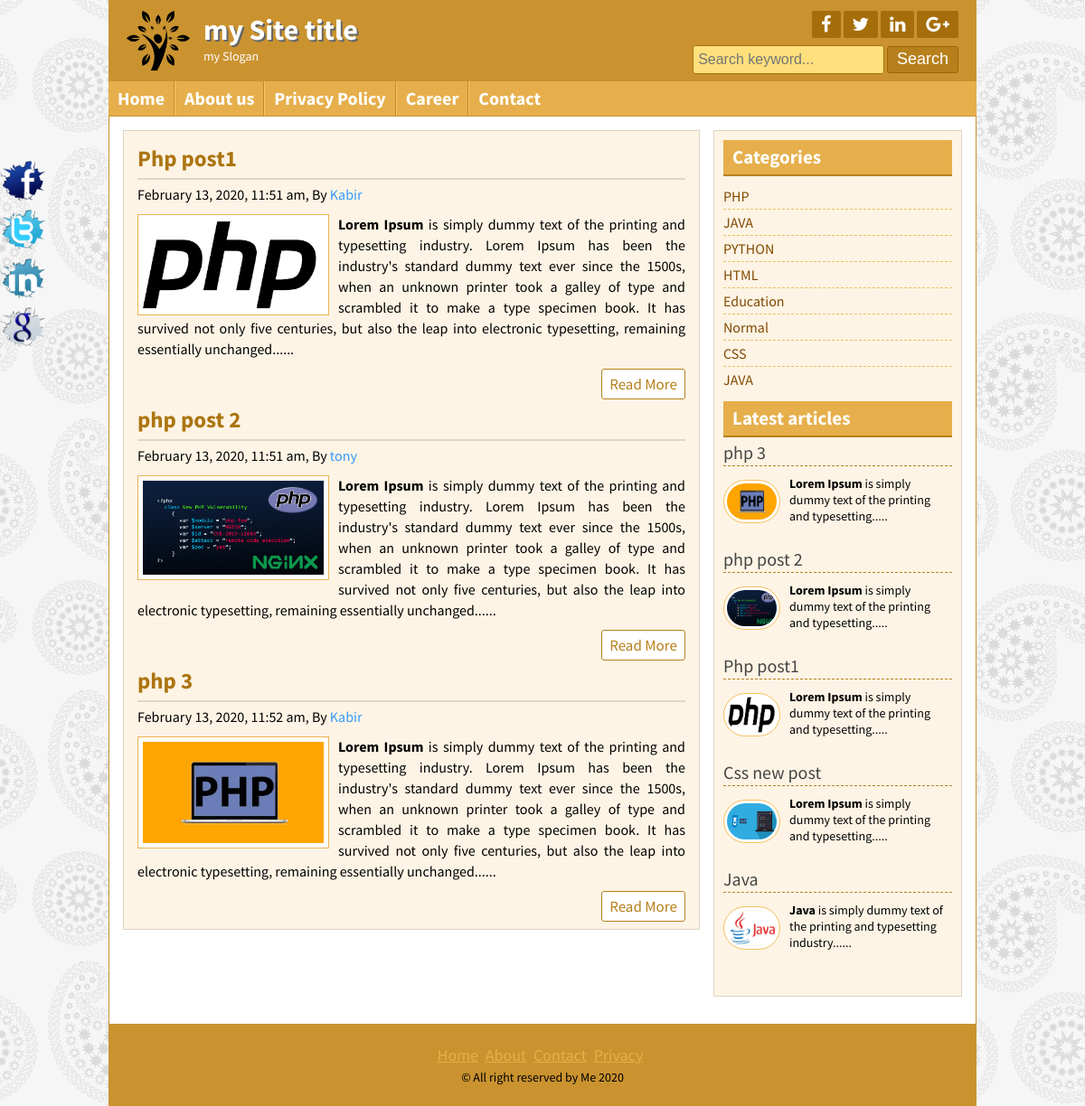
/posts.php?category=1, run on the app's committed database.
### tables this page shows
CREATE TABLE `title_slogan` (
  `id` int(11) NOT NULL,
  `title` varchar(255) NOT NULL,
  `slogan` varchar(255) NOT NULL,
  `logo` varchar(255) NOT NULL
);

CREATE TABLE `social` (
  `id` int(11) NOT NULL,
  `fb` varchar(255) NOT NULL,
  `tw` varchar(255) NOT NULL,
  `ln` varchar(255) NOT NULL,
  `gp` varchar(255) NOT NULL
);

CREATE TABLE `pages` (
  `id` int(11) NOT NULL,
  `page_name` varchar(255) NOT NULL,
  `content` text NOT NULL
);

CREATE TABLE `post` (
  `id` int(11) NOT NULL,
  `cat` int(11) NOT NULL,
  `title` varchar(255) NOT NULL,
  `body` text NOT NULL,
  `image` varchar(255) NOT NULL,
  `author` varchar(50) NOT NULL,
  `tags` varchar(255) NOT NULL,
  `date` timestamp NOT NULL DEFAULT current_timestamp(),
  `userid` int(11) NOT NULL
);

CREATE TABLE `category` (
  `id` int(11) NOT NULL,
  `c_name` varchar(50) NOT NULL
);

CREATE TABLE `copyright` (
  `id` int(11) NOT NULL,
  `text` varchar(255) NOT NULL
);

### lib/Database.php (called while the page is built, shortened)
<?php
Class Database{
	public $host   = DB_HOST;
	public $user   = DB_USER;
	public $pass   = DB_PASS;
	public $dbname = DB_NAME;
	public $link;
	private function connectDB(){
	$this->link = new mysqli($this->host, $this->user, $this->pass, $this->dbname);
 }
	public function select($query){
		$result = $this->link->query($query) or die($this->link->error.__LINE__);
		if($result->num_rows > 0){
			return $result;
		} else {
			return false;
		}
	}
}

### helpers/Format.php (called while the page is built, shortened)
<?php
class Format
{
	public function formatDate($date)
	{
		return date('F j, Y, g:i a', strtotime($date))	;
	}
	public function textShorten($text, $limit = 400)
	{
		$text = $text. " ";
		$text = substr($text, 0, $limit);
		$text = substr($text, 0, strrpos($text, " "));
		$text = $text. ".....";
		return $text;
	}
}
?>

### posts.php (the view)
<?php include 'inc/header.php';?>
<?php
if (!isset($_GET['category']) || $_GET['category']== NULL) {
	header("Location: 404.php");
}else{
	$id = $_GET['category'];
}
?>
<div class="contentsection contemplete clear">
	<div class="maincontent clear">
<?php
		$query = "SELECT * FROM post WHERE cat='$id'";
		$post = $db->select($query);
		if ($post) {
			while ( $result = $post->fetch_assoc()) { ?>
		<div class="samepost clear">
					<h2><a href="post.php?id=<?php echo $result['id']; ?>"><?php echo $result['title']; ?></a></h2>
					<h4><?php echo $fm->formatDate($result['date']); ?>, By <a href="#"><?php echo $result['author']; ?></a></h4>
					<a href="#"><img src="admin/<?php echo $result['image'];?>" alt="post image"/></a>
					<p>
						<?php echo $fm->textShorten($result['body']); ?>
					</p>
					<div class="readmore clear">
						<a href="post.php?id=<?php echo $result['id']; ?>">Read More</a>
					</div>
		</div>
	<?php } } else{echo "No Post Available!"; } ?>
	</div>
			<?php include 'inc/sidebar.php';?>
</div>
	<?php include 'inc/footer.php';?>

### inc/header.php (shortened to what this page needs)
<?php
include 'lib/Database.php';
include 'helpers/Format.php';
?>
<?php
$db = new Database();
$fm = new Format();
?>
<!DOCTYPE html>
<html>
<head>
	<?php include 'scripts/css.php'; ?>
</head>
<body>
	<div class="headersection templete clear">
		<a href="index.php">
			<div class="logo">
				<?php
				$query = "SELECT * FROM title_slogan WHERE id = '1' ";
				$selectLogo = $db->select($query);
				if ($selectLogo) {
					while ( $result = $selectLogo->fetch_assoc()) {?>
						<img src="admin/<?php echo $result['logo']; ?>" alt="Logo"/>
						<h2><?php echo $result['title']; ?></h2>
						<p><?php echo $result['slogan']; ?></p>
					<?php } } ?>
				</div>
			</a>
			<div class="social clear">
				<div class="icon clear">
					<?php
					$query = "SELECT * FROM social WHERE id = '1' ";
					$socialData = $db->select($query);
					if ($socialData) {
						while ($result = $socialData->fetch_assoc()) {?>
							<a href="<?php echo $result['fb']; ?>" target="_blank"><i class="fa fa-facebook"></i></a>
							<a href="<?php echo $result['tw']; ?>" target="_blank"><i class="fa fa-twitter"></i></a>
							<a href="<?php echo $result['ln']; ?>" target="_blank"><i class="fa fa-linkedin"></i></a>
							<a href="<?php echo $result['gp']; ?>" target="_blank"><i class="fa fa-google-plus"></i></a>
						<?php }}?>
					</div>
					<div class="searchbtn clear">
						<form action="search.php" method="GET">
							<input type="text" name="search" placeholder="Search keyword..."/>
							<input type="submit" name="submit" value="Search"/>
						</form>
					</div>
				</div>
			</div>
			<div class="navsection templete">
				<?php
				$path = $_SERVER['SCRIPT_FILENAME'];
				$currentpage = basename($path, '.php');
				?>
				<ul>
					<li><a <?php
					if ($currentpage == 'index') {
						echo "id = 'active'" ;
					}
					?>href="index.php">Home</a></li>
					<?php $query = "SELECT * FROM pages";
					$pages = $db->select($query);
					if ($pages) {
						while ($result = $pages->fetch_assoc()) { ?>
							<li><a
								<?php
								if (isset($_GET['page']) && $_GET['page'] == $result['id']) {
									echo "id = 'active'" ;
								} ?>
								href="page.php?page=<?php echo $result['id']; ?>"><?php echo $result['page_name']; ?></a></li>
							<?php }}?>
							<li><a
								<?php
								if ($currentpage == 'contact_us') {
									echo "id = 'active'" ;
								} ?>href="contact_us.php">Contact</a></li>
							</ul>
						</div>

### inc/sidebar.php
<div class="sidebar clear">
	<div class="samesidebar clear">
		<h2>Categories</h2>
		<ul>
			<?php
			$query = "SELECT *FROM category";
			$category = $db->select($query);
			if ($category) {
				while ( $result = $category->fetch_assoc()) { ?>
					<li><a href="posts.php?category=<?php echo $result['id'];?>"><?php echo $result['c_name'];?></a></li>
				<?php } } else { ?>
					<li>No category Created! </li>
				<?php }?>
			</ul>
		</div>
		<div class="samesidebar clear">
			<h2>Latest articles</h2>
			<?php
				$query = "SELECT * FROM post ORDER BY id DESC LIMIT 5";
				$post = $db->select($query);
				if ($post) {
			while ( $result = $post->fetch_assoc()) { ?>
			<div class="popular clear">
				<h3><a href="post.php?id=<?php echo $result['id'];?>"><?php echo $result['title'];?></a></h3>
				<a href="post.php?id=<?php echo $result['id'];?>"><img src="admin/<?php echo $result['image'];?>" alt="post image"/></a>
				<p><?php echo $fm->textshorten($result['body'], 100);?></p>
			</div>
          <?php } } else{ header("Location: 404.php");} ?>
		</div>
	</div>

### inc/footer.php (shortened to what this page needs)
<div class="footersection templete clear">
	  <div class="footermenu clear">
		<ul>
			<li><a href="index.php">Home</a></li>
			<li><a href="about.php">About</a></li>
			<li><a href="contact.php">Contact</a></li>
			<li><a href="#">Privacy</a></li>
		</ul>
	  </div>
		<?php
              $query = "SELECT * FROM copyright WHERE id = '1' ";
                    $copyright = $db->select($query);
                    if ($copyright) {
                        while ($result = $copyright->fetch_assoc()) {?>
	  <p>&copy; <?php echo $result['text']; ?> <?php echo date('Y'); ?> </p>
	<?php }}?>
	</div>
	<div class="fixedicon clear">
		<?php
                    $query = "SELECT * FROM social WHERE id = '1' ";
                    $socialData = $db->select($query);
                    if ($socialData) {
                        while ($result = $socialData->fetch_assoc()) {?>
		<a href="<?php echo $result['fb']; ?>"><img src="images/fb.png" alt="Facebook"/></a>
		<a href="<?php echo $result['tw']; ?>"><img src="images/tw.png" alt="Twitter"/></a>
		<a href="<?php echo $result['ln']; ?>"><img src="images/in.png" alt="LinkedIn"/></a>
		<a href="<?php echo $result['gp']; ?>"><img src="images/gl.png" alt="GooglePlus"/></a>
	<?php }}?>
	</div>
</body>
</html>

### themes/default.css (style rules this page uses)
.headersection, .footersection { background: #ca932f none repeat scroll 0 0; }
.icon a { background: #a56e0a none repeat scroll 0 0; }
.searchbtn input[type="text"] { border: 1px solid #A56E0A; background: #FFE07C; }
.searchbtn input[type="submit"] { border: 1px solid #9d6602; }
input[type="submit"] { background: #b7801c none repeat scroll 0 0;border: 1px solid #9d6602; }
.navsection { background:#e6af4b none repeat scroll 0 0 ; }
.navsection ul li { border-left: 1px solid #fdc662 ;border-right: 1px solid #c18a26; }
.samepost h2 a { color: #ac7511; }
.maincontent, .sidebar { background: #fef4e5 none repeat scroll 0 0; }
.samepost img { background: border: 1px solid #ebb450; }
.contentsection { border: 1px solid #ca932f; }
.samesidebar h2 { background: #e6af4b none repeat scroll 0 0;border-bottom: 2px solid #b7801c;color: #fff; }
.readmore a { border: 1px solid #b7801c;color: #b7801c; }
.footermenu ul li a { color: #E6AF4B; }
.samepost h2, .about h2 { color: #ac7511; }

### data on the page
title_slogan: logo (picture), title "my Site title", slogan "my Slogan"
pages: page_name "About us"
pages: page_name "Privacy Policy"
pages: page_name "Career"
post: title "Php post1", date "February 13, 2020, 11:51 am", author "Kabir", image (picture), body "Lorem Ipsum is simply dummy text of the printing and typesetting industry. Lorem Ipsum has been the industry's standard dummy text ever since the 1500s, when an unknown printer took a galley of type and scrambled it to make a type specimen book. It has survived not only five centuries, but also the leap into electronic typesetting, remaining essentially unchanged......", body "Lorem Ipsum is simply dummy text of the printing and typesetting....."
post: title "php post 2", date "February 13, 2020, 11:51 am", author "tony", image (picture), body "Lorem Ipsum is simply dummy text of the printing and typesetting industry. Lorem Ipsum has been the industry's standard dummy text ever since the 1500s, when an unknown printer took a galley of type and scrambled it to make a type specimen book. It has survived not only five centuries, but also the leap into electronic typesetting, remaining essentially unchanged......", body "Lorem Ipsum is simply dummy text of the printing and typesetting....."
post: title "php 3", date "February 13, 2020, 11:52 am", author "Kabir", image (picture), body "Lorem Ipsum is simply dummy text of the printing and typesetting industry. Lorem Ipsum has been the industry's standard dummy text ever since the 1500s, when an unknown printer took a galley of type and scrambled it to make a type specimen book. It has survived not only five centuries, but also the leap into electronic typesetting, remaining essentially unchanged......", body "Lorem Ipsum is simply dummy text of the printing and typesetting....."
category: c_name "PHP"
category: c_name "JAVA"
category: c_name "PYTHON"
category: c_name "HTML"
category: c_name "Education"
category: c_name "Normal"
category: c_name "CSS"
category: c_name "JAVA"
post: title "Css new post", image (picture), body "Lorem Ipsum is simply dummy text of the printing and typesetting....."
post: title "Java", image (picture), body "Java is simply dummy text of the printing and typesetting industry......"
copyright: text "All right reserved by Me"
